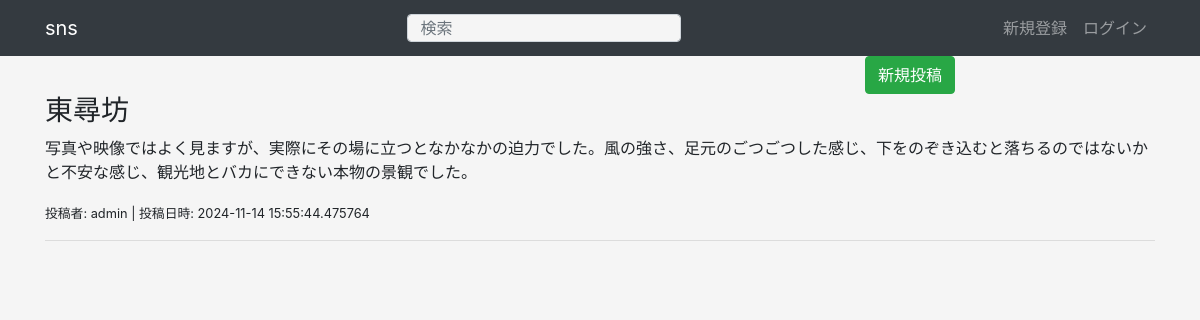
Before: / with the older database file.
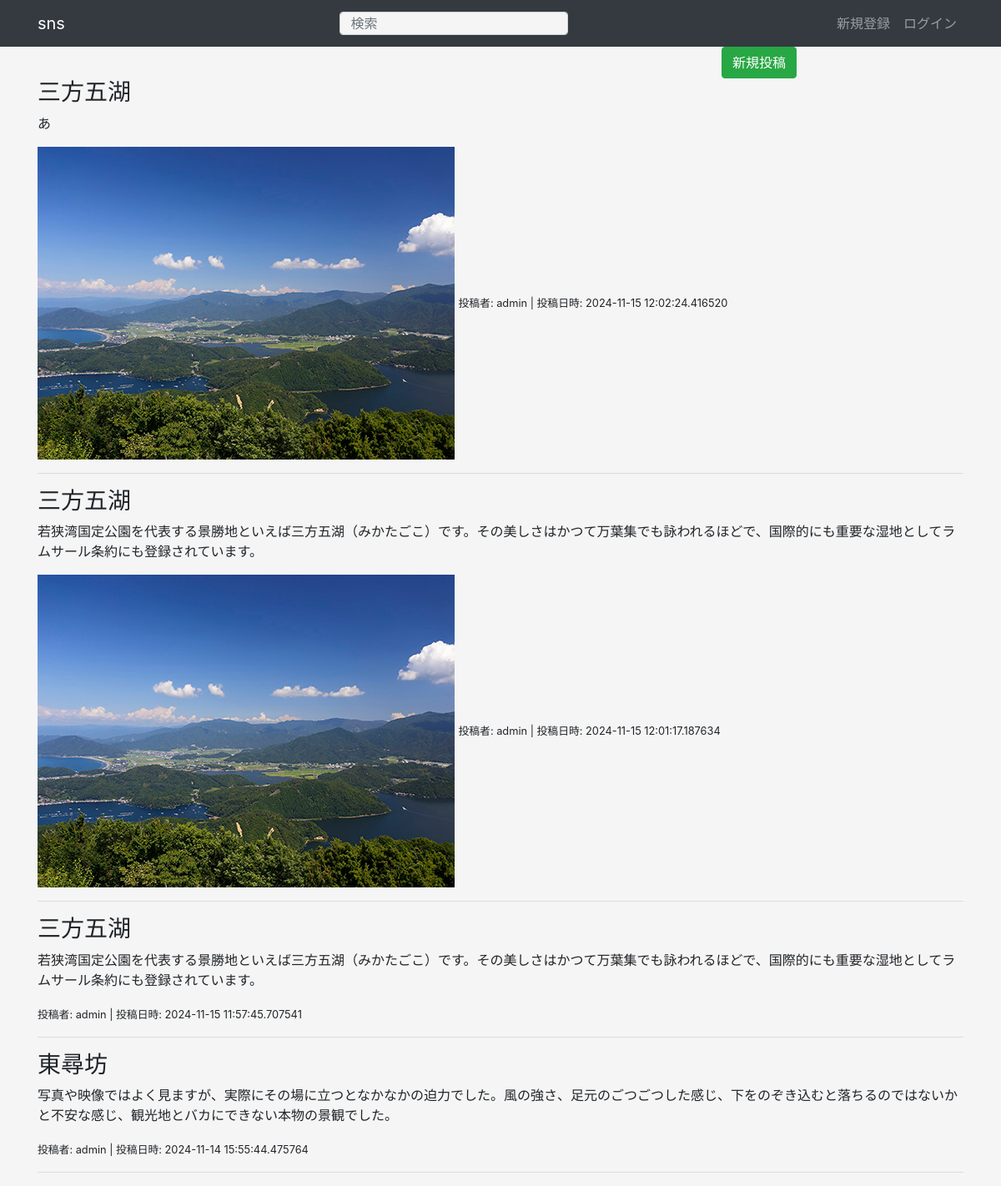
After: the same page with the newer database file.
### apps/sns/models.py (models this page shows)
class Post(db.Model):
    __tablename__ = "post"
    post_id = db.Column(db.Integer, primary_key=True)
    title = db.Column(db.String)
    content = db.Column(db.String)
    timestamp = db.Column(db.DateTime, default=datetime.now)
    user_id = db.Column(db.Integer, db.ForeignKey("user.user_id"), nullable=False)
    user = db.relationship("User", back_populates="posts")
    images = db.relationship("Image", back_populates="post", cascade="all, delete-orphan")

class Image(db.Model):
    __tablename__ = "images"
    post_image_id = db.Column(db.Integer, primary_key=True)
    post_image_path = db.Column(db.String)
    post_id = db.Column(db.Integer, db.ForeignKey("post.post_id"), nullable=False)
    post = db.relationship("Post", back_populates="images")

### apps/crud/models.py (models this page shows, shortened)
class User(db.Model, UserMixin):
    __tablename__ = "user"
    user_id = db.Column(db.Integer, primary_key=True)
    username = db.Column(db.String, index=True)
    email = db.Column(db.String, unique=True, index=True)
    password_hash = db.Column(db.String)
    posts = db.relationship("Post", back_populates="user")
    @property
    def password(self):
        raise AttributeError("読み取り不可")

### apps/sns/views.py (the view)
@dt.route("/")
def index():
    posts = Post.query.order_by(Post.timestamp.desc()).all()
    return render_template("sns/index.html", posts=posts)

### apps/sns/templates/sns/index.html
{% extends "sns/base.html" %}
{% block content %}
<div class="col-md-10 text-right">
    <a href="{{ url_for('sns.post') }}" class="btn btn-success">新規投稿</a>
</div>
<div class="posts">
    {% for post in posts %}
    <div class="post">
        <h3>{{ post.title }}</h3>
        <p>{{ post.content }}</p>
        {% for image in post.images %}
        <img
            src="{{ url_for('sns.image_file', filename=image.post_image_path) }}"
            alt="投稿画像"
            style="max-width: 100%; height: auto;"
        />
        {% endfor %}
        <small>投稿者: {{ post.user.username }} | 投稿日時: {{ post.timestamp }}</small>
    </div>
    <hr />
    {% endfor %}
</div>
{% endblock %}

### apps/sns/templates/sns/base.html (shortened to what this page needs)
<!DOCTYPE html>
<html lang="ja">
<head>
    <link rel="stylesheet" href="{{ url_for('static', filename='css/bootstrap.min.css') }}" />
    <link rel="stylesheet" href="{{ url_for('static', filename='css/style.css') }}" />
</head>
<body>
    <nav class="navbar navbar-expand-lg navbar-dark bg-dark">
        <div class="container">
            <a class="navbar-brand " href="{{ url_for('sns.index') }}">sns</a>
            {% if url_for(request.endpoint) == url_for('sns.index') or
            url_for(request.endpoint) == url_for('sns.search') %}
            <div class="btn-group">
                <form method="GET" action="{{ url_for('sns.search') }}" name="dtSearchForm">
                    {% if request.args.get("search") %}
                    <input type="search" id="dt-search" class="form-control col-md-12 dt-search" placeholder="検索"
                        name="search" value="{{ request.args.get('search') }}" />
                    {% else %}
                    <input type="search" id="dt-search" class="form-control col-md-12 dt-search" placeholder="検索"
                        name="search" />
                    {% endif %}
                </form>
            </div>
            {% endif %}
            <ul class="navbar-nav">
                {% if current_user.is_authenticated %}
                <li class="nav-item">
                    <span class="nav-link">{{ current_user.username }}</span>
                </li>
                <li class="nav-item">
                    <a href="{{ url_for('auth.logout') }}" class="nav-link">ログアウト</a>
                </li>
                {% else %}
                <li class="nav-item">
                    <a class="nav-link" href="{{ url_for('auth.signup') }}">
                        新規登録</a>
                </li>
                <li class="nav-item">
                    <a class="nav-link" href="{{ url_for('auth.login') }}">
                        ログイン</a>
                </li>
                {% endif %}
            </ul>
        </div>
    </nav>
    <section class="container">
        {% block content %}{% endblock %}
    </section>
</body>
</html>

### apps/static/css/style.css (style rules this page uses)
body { background-color: #f5f5f5; }
input[type="search"] { background-color: #f5f5f5; }
.dt-search { height: 28px !important; }

Changed rows visible on the page:
added Post: title "三方五湖", content "あ", user.username "admin", timestamp "2024-11-15 12:02:24.416520"
added Image: post_image_path (picture), shown under "三方五湖"
added Post: title "三方五湖", content "若狭湾国定公園を代表する景勝地といえば三方五湖（みかたごこ）です。その美しさはかつて万葉集でも詠われるほどで、国際的にも重要な湿地としてラムサール条約にも登録されています。", user.username "admin", timestamp "2024-11-15 12:01:17.187634"
added Image: post_image_path (picture), shown under "三方五湖"
added Post: title "三方五湖", content "若狭湾国定公園を代表する景勝地といえば三方五湖（みかたごこ）です。その美しさはかつて万葉集でも詠われるほどで、国際的にも重要な湿地としてラムサール条約にも登録されています。", user.username "admin", timestamp "2024-11-15 11:57:45.707541"
